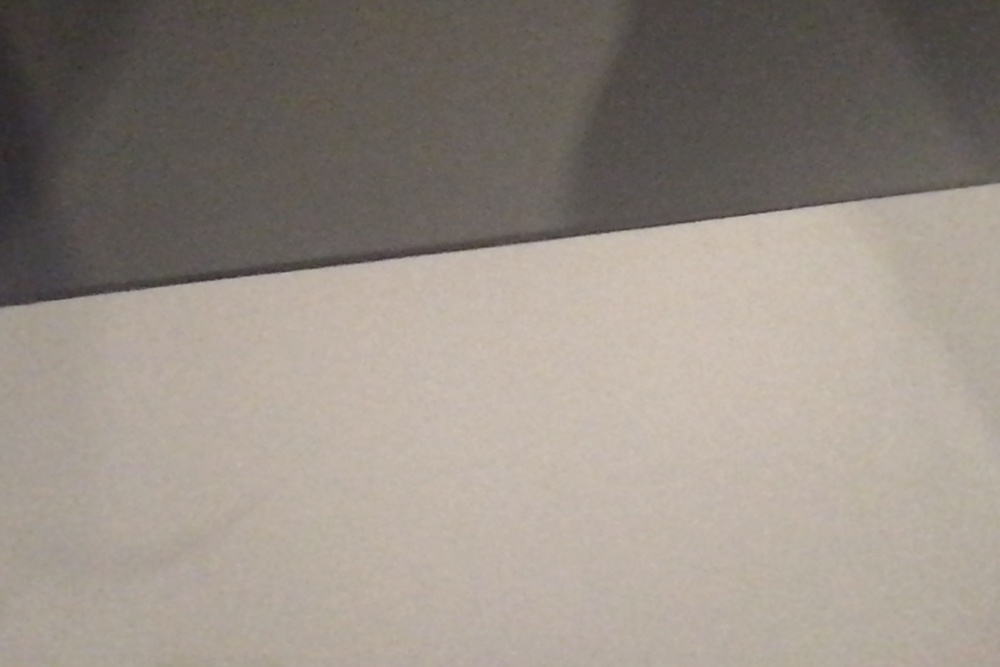
#> input picture Assignment02/test_photo2.jpg, 1000 x 667 px, shrunk from 1440 x 960 before the run
$ python canny_test.py
#> lines starting #> are read from the running program, lines starting #| are printed output that depends on the picture; after the words box and inside, x2 and y2 are one past the last pixel; in counts of white or black regions, pixels touching at a corner belong together
# code from https://docs.opencv.org/4.x/da/d22/tutorial_py_canny.html
# used to determine the threshold used for the canny edge detection in real_time_line_detector.py
# took a photo of the edge i was testing the code with
import numpy as np
import cv2 as cv
from matplotlib import pyplot as plt

img = cv.imread('test_photo2.jpg', cv.IMREAD_GRAYSCALE)
#> img: shape (667, 1000); min 39, max 198, mean 143.3
assert img is not None, "file could not be read, check with os.path.exists()"
edges = cv.Canny(img,50,150)
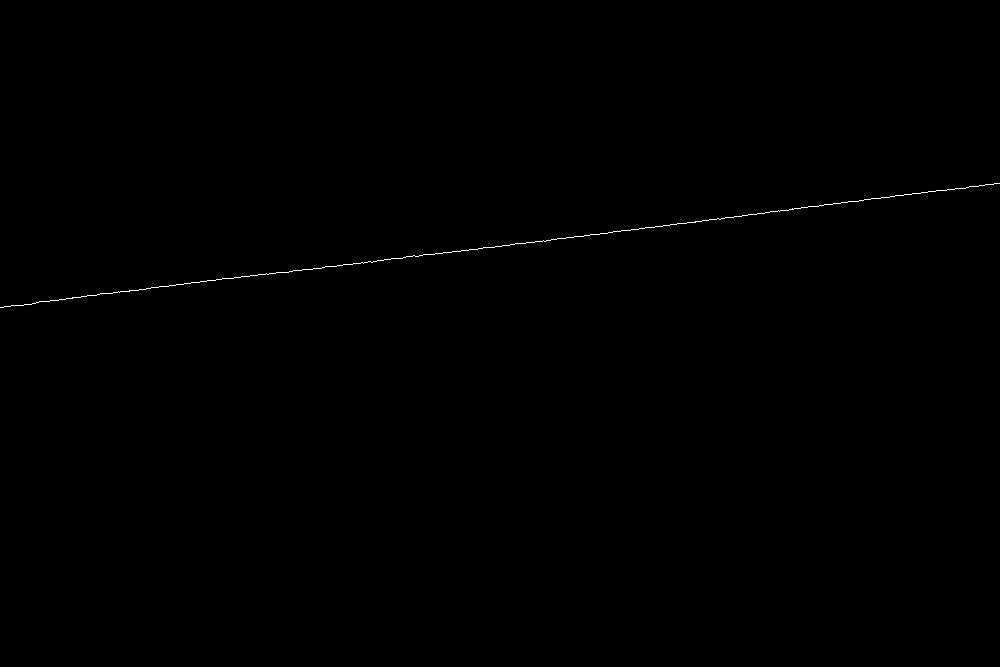
#> edges: shape (667, 1000); 0.15% white in thin lines or dots, all inside (x1, y1, x2, y2) = (0, 183, 1000, 308)

plt.subplot(121),plt.imshow(img,cmap = 'gray')
plt.title('Original Image'), plt.xticks([]), plt.yticks([])
plt.subplot(122),plt.imshow(edges,cmap = 'gray')
plt.title('Edge Image'), plt.xticks([]), plt.yticks([])

plt.show()
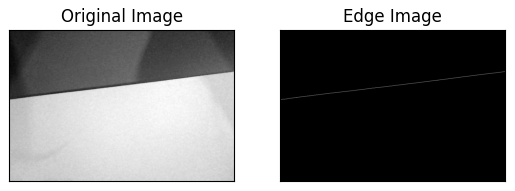
#> figure drawn by matplotlib, 2 panels
